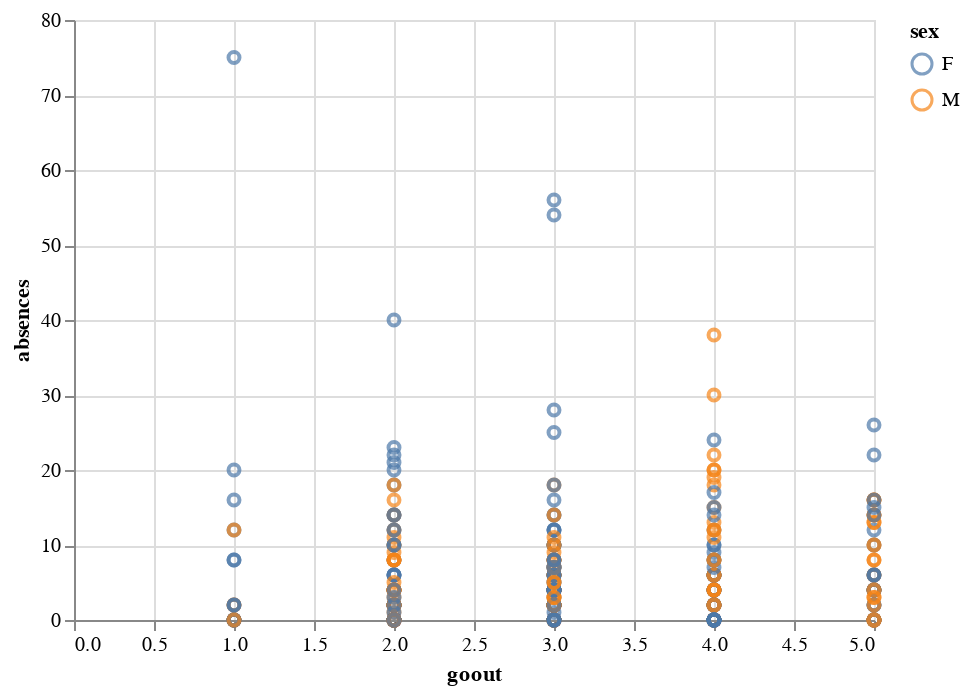

This figure's notebook cell:
### Code cell
points = alt.Chart(math).mark_point().encode(
    x='goout:Q',
    y='absences:Q',
    color=alt.condition(brush, 'sex:N', alt.value('lightgray'))
).add_selection(
    brush
)

points

### Figure 1 — Vega-Lite specification as saved in the notebook (floating-point values rounded to 4 significant figures; data arrays with more than 128 entries replaced by an {"elided": "..."} marker saying what was removed)
{"config": {"view": {"continuousWidth": 400, "continuousHeight": 300}}, "data": {"name": "data-e915ea558f4356374e17cc933ebec282"}, "mark": "point", "encoding": {"color": {"condition": {"type": "nominal", "field": "sex", "selection": "selector001"}, "value": "lightgray"}, "x": {"type": "quantitative", "field": "goout"}, "y": {"type": "quantitative", "field": "absences"}}, "selection": {"selector001": {"type": "interval"}}, "$schema": "https://vega.github.io/schema/vega-lite/v4.8.1.json", "datasets": {"data-e915ea558f4356374e17cc933ebec282": {"elided": "395 records"}}}
